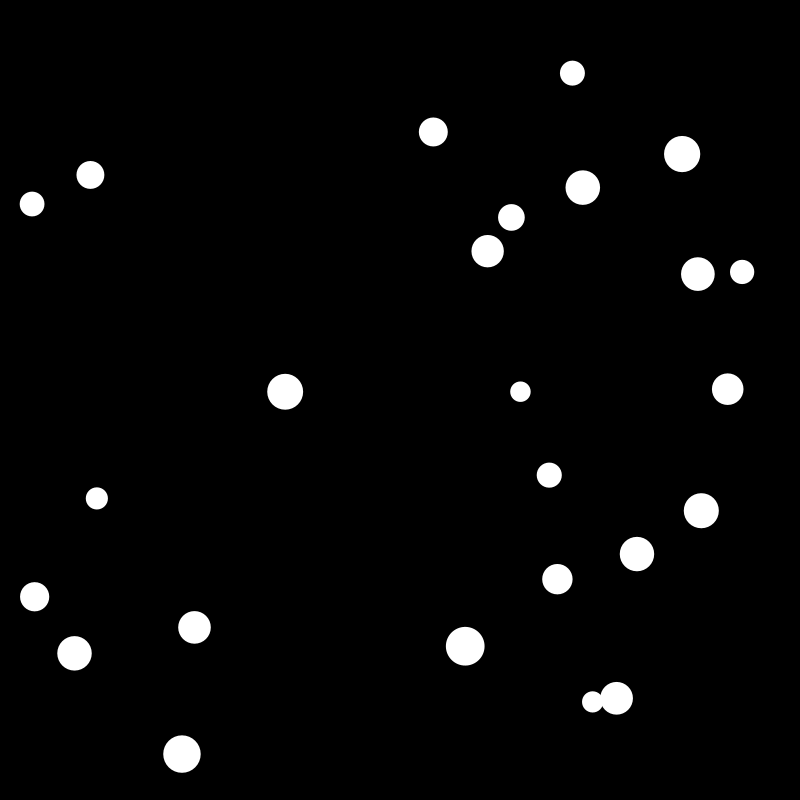
Frame 1 (no input)
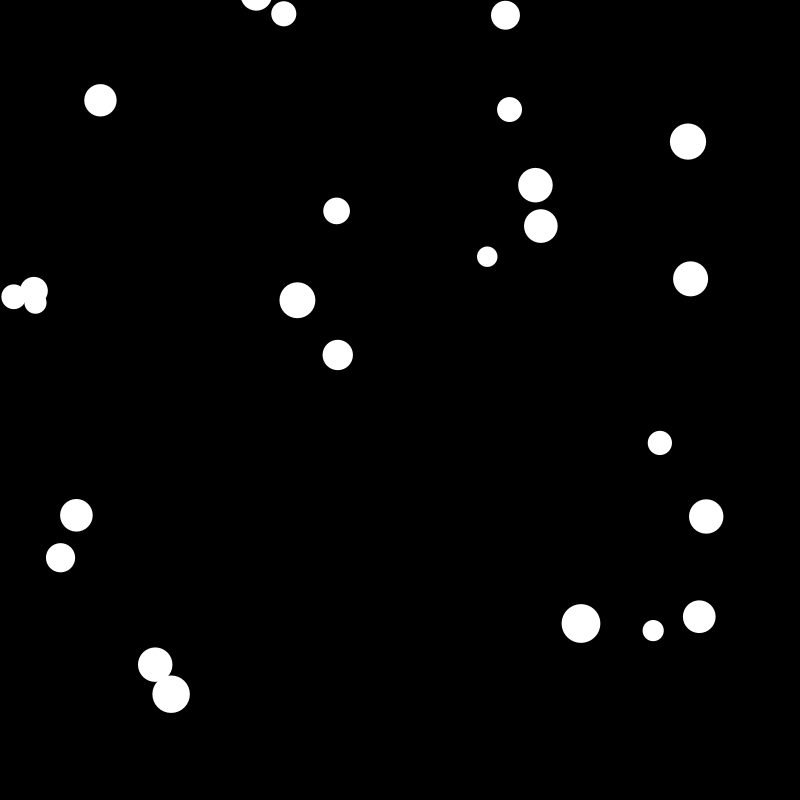
Frame 60 (the mouse pressed at the canvas centre just before this capture)
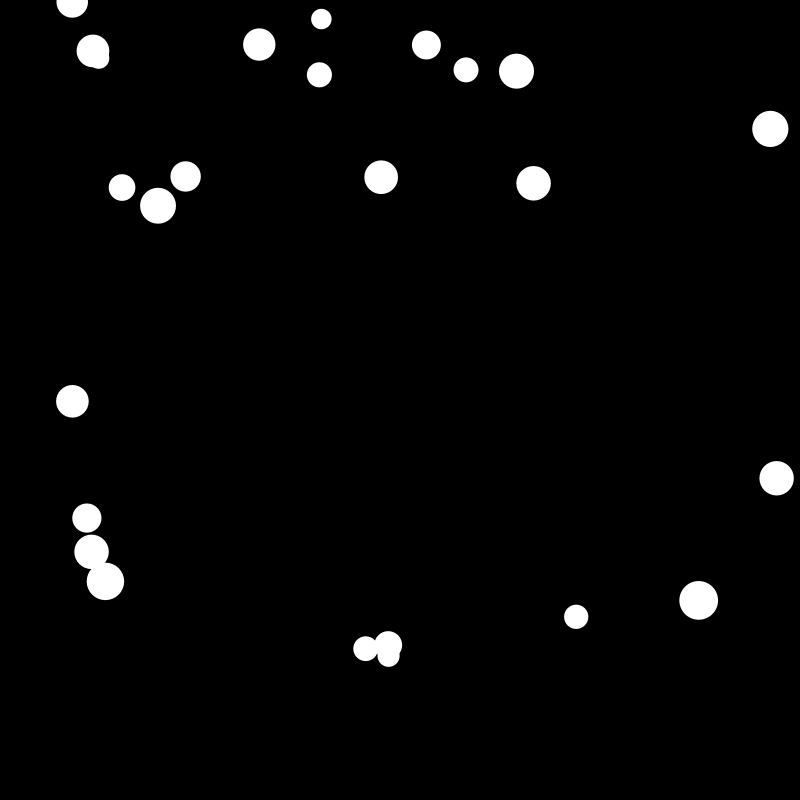
Frame 120 (the mouse held since frame 60 and released just before this capture)

The Processing sketch that drew these frames (run headless with seeded random() and noise(); from frame 60 on, the mouse is pressed at the canvas centre):

// Processing sketch: circleBounce
// ── circleBounce.pde
circleThing[] c = new circleThing[25];

// float w = 20;

circleThing c1;
circleThing c2;

int[][] collisionCount = new int[c.length][c.length];

void setup() {
  size(800, 800);

  c1 = new circleThing(170, width/2, 2, PI, 20, 1, -1);
  c2 = new circleThing(400, 200, -2, 2.8765, 20, 1, -2);

  for (int i = 0; i < c.length; i++) {
    c[i] = new circleThing(random(20, width-20), random(20, height-20), random(random(-8, 0), random(0, 8)), random(random(-8, 0), random(0, 8)), random(20, 40), 2, i);
  }
  
  for (int i = 0; i < collisionCount.length; i++) {
    for (int j = 0; j < collisionCount[0].length; j++) {
      collisionCount[i][j] = 0;
    }
  }
}

void draw() {
  fill(0, 0, 0, 10);
  rect(-2, -2, width+4, width+4);
  background(0);

  c1.drawLines(c2.x, c2.y);

  for (int i = 0; i < c.length; i++) {
    c[i].display();
    c[i].move();

    for (int j = 0; j < c.length; j++) {
      if (i != j) {
        // c[i].drawLines(c[j].x, c[j].y);
        c[i].collideWith(c[j]);
        c[i].checkCollisions(c[j]);
      }
    }
  }
}

void mouseClicked() {
  for (int i = 0; i < c.length; i++) {
    c[i] = new circleThing(random(20, width-20), random(20, height-20), random(random(-8, 0), random(0, 8)), random(random(-8, 0), random(0, 8)), random(20, 40), 2, i);
  }
}

void mouseWheel() {
  noLoop();
}

class circleThing {
  float x, y, xs, ys;
  float r;
  float d;
  float m1 = 0, b1 = 0, m2 = 0, b2 = 0;
  final int ID;

  circleThing(float xt, float yt, float xst, float yst, float r, float d, int id) {
    x = xt;
    y = yt;
    xs = xst;
    ys= yst;
    this.r = r;
    this.d = d;
    this.ID = id; // to count time in contact between ID(1) and ID(2)
  }

  void display() {
    fill(255);
    noStroke();
    ellipse(x, y, r, r);
    // rect(x+r/2, y+r/2, r, r);


    strokeWeight(4);
    stroke(0);
    // point(x, y);
  }

  void move() {
    x += xs;
    y += ys;

    xs*=((x>=width-r/2 || x <= 0+r/2) ? -1:1);
    ys*=((y>=height-r/2 || y <= 0+r/2) ? -1:1);
  }

  void drawLines(float xc, float yc) { // x-check, y-check
    if (dist(x, y, xc, yc) <= r) {
      strokeWeight(2);
      // line(xc, yc, x, y);

      // if (dist(xc, yc, x, y) <= w*2) {
      m1 = (yc-y)/(xc-x);
      b1 = y - m1*x;

      m2 = -1/m1;
      b2 = (yc+y)/2 - m2*(xc+x)/2;
      // }

      stroke(255, 0, 0);
      line(0, m1*0+b1, width*height, m1*width*height+b1);
      stroke(0, 255, 0);
      line(0, m2*0+b2, width*height, m2*width*height+b2);
      strokeWeight(8);
      stroke(0, 0, 255);
      // point((xc+x)/2, (yc+y)/2);
    }
  }
  
  void collideWith(circleThing that) {
    if (dist(this.x, this.y, that.x, that.y) < this.r/2 + that.r/2) {
      // momentum transfer "stuffs"
      // P = m*v, where m = r*d. (mass = radius*"density")
      float v1xi = this.xs; // velocity 1 in X direction initial (#1 because 2 objects total)
      float v1yi = this.ys; // velocity 1 in Y direction initial (#1 because 2 objects total)
      float v2xi = that.xs; // velocity 2 in X direction initial (#2 because 2 objects total)
      float v2yi = that.ys; // velocity 2 in Y direction initial (#2 because 2 objects total)
      
      float m1 = this.r*this.d; // mass = radius*density
      float m2 = that.r*that.d;
      
      // float Px = v1xi*m1 + v2xi*m2;
      // float Py = v1yi*m1 + v2yi*m2;
      
      this.xs = ((m1-m2)/(m1+m2))*v1xi+(2*m2/(m1+m2))*v2xi; // v1xf
      this.ys = ((m1-m2)/(m1+m2))*v1yi+(2*m2/(m1+m2))*v2yi; // v1yf
      that.xs = (2*m1/(m1+m2))*v1xi+((m2-m1)/(m1+m2))*v2xi; // v2xf
      that.xs = (2*m1/(m1+m2))*v1yi+((m2-m1)/(m1+m2))*v2yi; // v2yf
      
      /*
      // to avoid "blobbing" (which didn't work) [implemented "checkCollisions" to override this]
      this.x+=2*this.xs;
      this.y+=2*this.ys;
      that.x+=2*that.xs;
      that.x+=2*that.ys;
      */
    }
  }
  
  void checkCollisions(circleThing that) { //                    - + 2 for leniency -
    if (dist(this.x, this.y, that.x, that.y) < this.r/2 + that.r/2 + 2) {
      collisionCount[this.ID][that.ID]++; // add 1 to the times collided in succession
    } else {
      collisionCount[this.ID][that.ID] = 0; // reset the times collided in succession
    }
    
    if (collisionCount[this.ID][that.ID] >= 5) {
      this.x+=this.xs;
      this.y+=this.ys;
      that.x+=that.xs;
      that.y+=that.ys;
    }
  }
  
  void printOnMouseHover() {
    if(dist(this.x, this.y, mouseX, mouseY) <= r/2) {
      println(x + "   " + y); // try to print collisions array if possible
    }
  }
}
